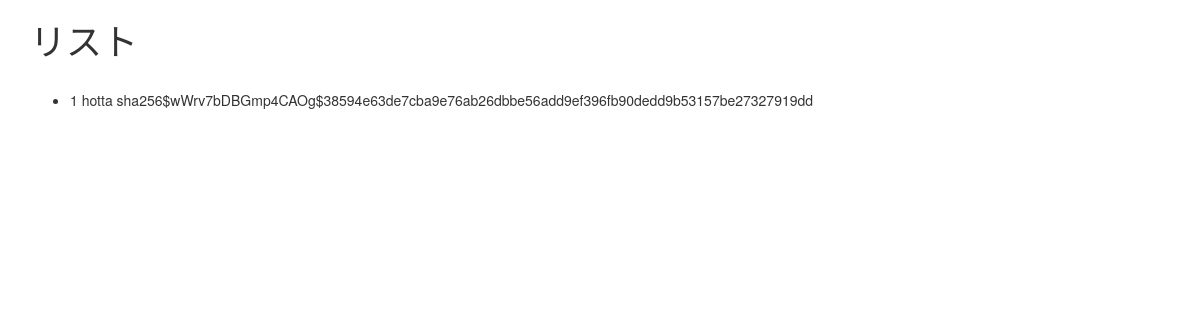
Page /users (signed in) on the earlier database version.
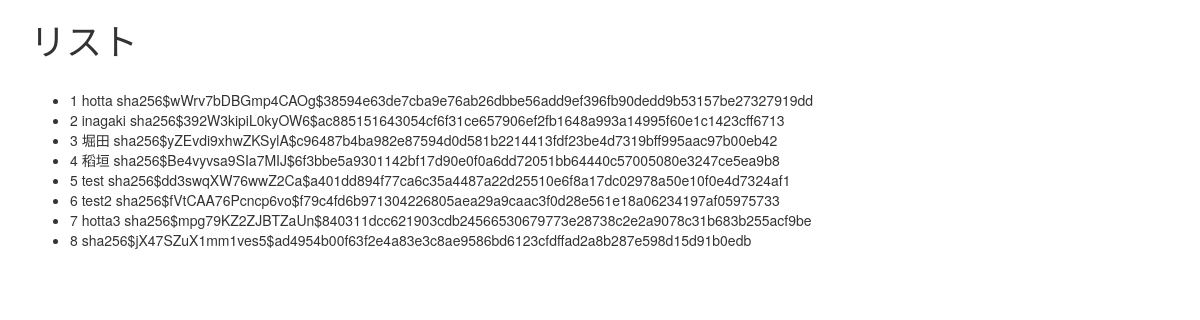
Same page on the later database version.
### app.py (models this page shows)
class User(UserMixin, db.Model):
    id = db.Column(db.Integer, primary_key=True)
    username = db.Column(db.String(30), nullable=False, unique=True)
    password = db.Column(db.String(12), nullable=False)

### app.py (the view)
@app.route('/users', methods=['GET'])
@login_required
def users():
    users = User.query.all()
    for i in range(len(users)):
        tmp = users[i].__dict__["username"]
        print(tmp)
    return render_template('users.html',users=users)

### app.py (called while the page is built)
@login_manager.user_loader
def load_user(user_id):
    return User.query.get(int(user_id))

### templates/users.html (shortened to what this page needs)
{% extends "bootstrap/base.html" %}
{% block content %}
<div class="container">
    <h1>リスト</h1>
    <br>
    <form method="GET">
        <ul>
            {% for user in users %}
            <li>{{ user.id }}  {{ user.username }} {{ user.password }}</li>
            {% endfor %}
        </ul>
    </form>
</div>
{% endblock %}

Differences in the rows shown:
added User: id "2", username "inagaki", password "sha256$392W3kipiL0kyOW6$ac885151643054cf6f31ce657906ef2fb1648a993a14995f60e1c1423cff6713"
added User: id "3", username "堀田", password "sha256$yZEvdi9xhwZKSylA$c96487b4ba982e87594d0d581b2214413fdf23be4d7319bff995aac97b00eb42"
added User: id "4", username "稻垣", password "sha256$Be4vyvsa9SIa7MIJ$6f3bbe5a9301142bf17d90e0f0a6dd72051bb64440c57005080e3247ce5ea9b8"
added User: id "5", username "test", password "sha256$dd3swqXW76wwZ2Ca$a401dd894f77ca6c35a4487a22d25510e6f8a17dc02978a50e10f0e4d7324af1"
added User: id "6", username "test2", password "sha256$fVtCAA76Pcncp6vo$f79c4fd6b971304226805aea29a9caac3f0d28e561e18a06234197af05975733"
added User: id "7", username "hotta3", password "sha256$mpg79KZ2ZJBTZaUn$840311dcc621903cdb24566530679773e28738c2e2a9078c31b683b255acf9be"
added User: id "8", password "sha256$jX47SZuX1mm1ves5$ad4954b00f63f2e4a83e3c8ae9586bd6123cfdffad2a8b287e598d15d91b0edb"
